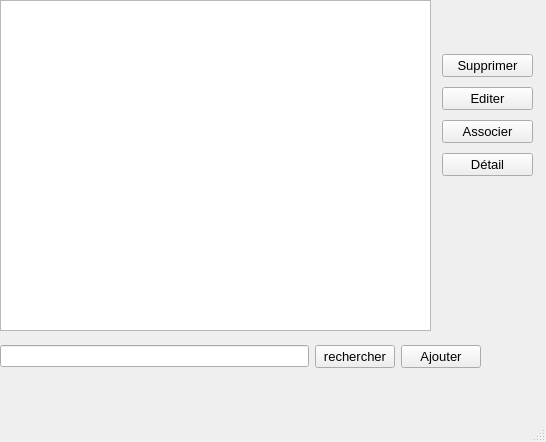
<?xml version="1.0" encoding="UTF-8"?>
<ui version="4.0">
 <class>HomeWindow</class>
 <widget class="QMainWindow" name="HomeWindow">
  <property name="geometry">
   <rect>
    <x>0</x>
    <y>0</y>
    <width>546</width>
    <height>442</height>
   </rect>
  </property>
  <property name="windowTitle">
   <string>MainWindow</string>
  </property>
  <widget class="QWidget" name="centralwidget">
   <widget class="QListWidget" name="listWidget">
    <property name="geometry">
     <rect>
      <x>0</x>
      <y>0</y>
      <width>431</width>
      <height>331</height>
     </rect>
    </property>
   </widget>
   <widget class="QWidget" name="">
    <property name="geometry">
     <rect>
      <x>0</x>
      <y>340</y>
      <width>481</width>
      <height>33</height>
     </rect>
    </property>
    <layout class="QHBoxLayout" name="horizontalLayout">
     <item>
      <widget class="QLineEdit" name="item"/>
     </item>
     <item>
      <widget class="QPushButton" name="rechercher">
       <property name="font">
        <font>
         <pointsize>10</pointsize>
        </font>
       </property>
       <property name="text">
        <string>rechercher</string>
       </property>
      </widget>
     </item>
     <item>
      <widget class="QPushButton" name="ajouter">
       <property name="font">
        <font>
         <pointsize>10</pointsize>
        </font>
       </property>
       <property name="text">
        <string>Ajouter</string>
       </property>
      </widget>
     </item>
    </layout>
   </widget>
   <widget class="QWidget" name="">
    <property name="geometry">
     <rect>
      <x>442</x>
      <y>50</y>
      <width>91</width>
      <height>134</height>
     </rect>
    </property>
    <layout class="QVBoxLayout" name="verticalLayout">
     <item>
      <widget class="QPushButton" name="supprimer">
       <property name="font">
        <font>
         <pointsize>10</pointsize>
        </font>
       </property>
       <property name="text">
        <string>Supprimer</string>
       </property>
      </widget>
     </item>
     <item>
      <widget class="QPushButton" name="editer">
       <property name="font">
        <font>
         <pointsize>10</pointsize>
        </font>
       </property>
       <property name="text">
        <string>Editer</string>
       </property>
      </widget>
     </item>
     <item>
      <widget class="QPushButton" name="associer">
       <property name="font">
        <font>
         <pointsize>10</pointsize>
        </font>
       </property>
       <property name="text">
        <string>Associer</string>
       </property>
      </widget>
     </item>
     <item>
      <widget class="QPushButton" name="detail">
       <property name="font">
        <font>
         <pointsize>10</pointsize>
        </font>
       </property>
       <property name="text">
        <string>Détail</string>
       </property>
      </widget>
     </item>
    </layout>
   </widget>
  </widget>
  <widget class="QStatusBar" name="statusbar"/>
 </widget>
 <resources/>
 <connections/>
</ui>
